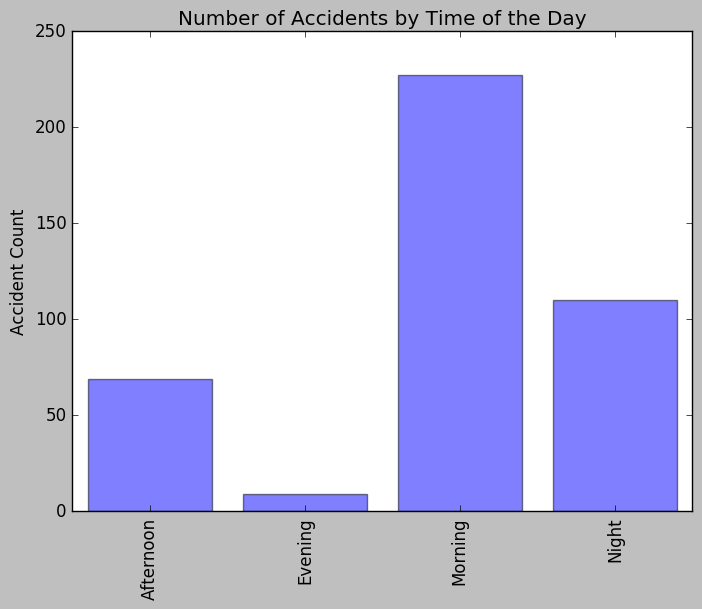

This figure's Python source:
# -*- coding: utf-8 -*-
"""
Created on Thu Apr 26 00:02:33 2017

@author: Ramesh
"""

import matplotlib.pyplot as plt; plt.rcdefaults()
import numpy as np
import matplotlib.pyplot as plt
import pandas as pd

 
df= pd.read_csv('OilAccByTimeOfDay.csv')                  
 
objects = df['TimeOfDay']
y_pos = np.arange(len(objects))
performance = df['AccCount']

plt.bar(y_pos, performance, align='center', alpha=0.5 )
plt.xticks(y_pos, objects, rotation=90)
plt.ylabel('Accident Count')
plt.title('Number of Accidents by Time of the Day')
 
plt.show()
